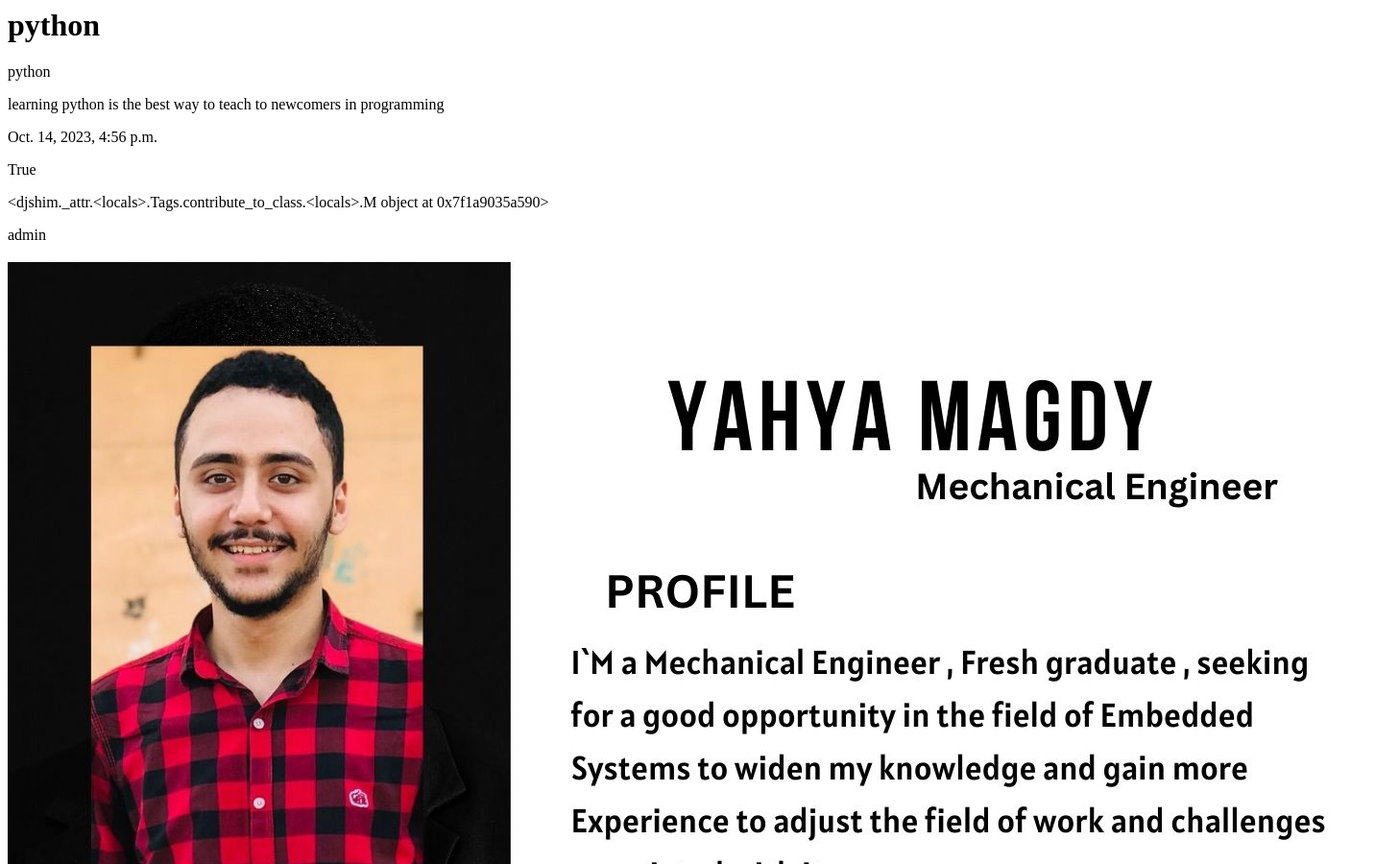
Before: /blog/1 (upper part) with the older database file.
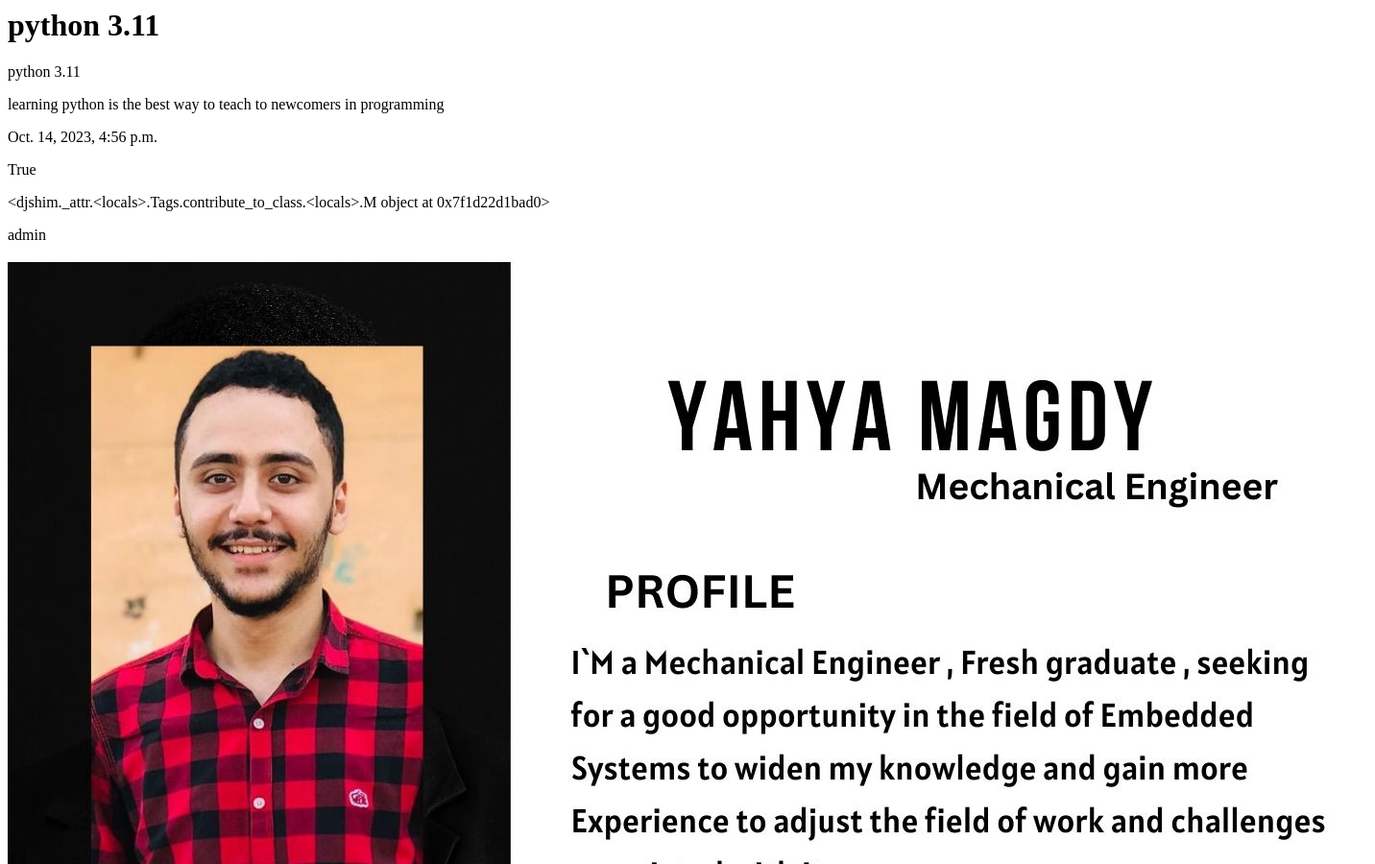
After: the same page with the newer database file.
### blog/models.py (models this page shows)
class Post(models.Model):
    title = models.CharField(max_length=100)
    content = models.TextField(max_length=30000)
    create_date = models.DateTimeField(default=timezone.now())
    draft = models.BooleanField(default=True)
    tags = TaggableManager()
    author = models.ForeignKey(User, on_delete=models.SET_NULL, null=True, blank=True, related_name='post_user')
    image =  models.ImageField(upload_to='posts')
    def __str__(self):
        return self.title

### blog/views.py (the view)
# urls.py: path('blog/<int:pk>', PostDetail.as_view()),
class PostDetail(DetailView):
    model = Post

### blog/templates/blog/post_detail.html
<h1>{{post}}</h1>
<p>{{post.title}}</p>
<p>{{post.content}}</p>
<p>{{post.create_date}}</p>
<p>{{post.draft}}</p>
<p>{{post.tags}}</p>
<p>{{post.author}}</p>
<img src="{{post.image.url}}" alt="">

Changed rows visible on the page:
changed Post "learning python is the best way to teach to newcomers in programming": title "python" → "python 3.11"; tags "<djshim._attr.<locals>.Tags.contribute_to_class.<locals>.M object at 0x7f1a9035a590>" → "<djshim._attr.<locals>.Tags.contribute_to_class.<locals>.M object at 0x7f1d22d1bad0>"
